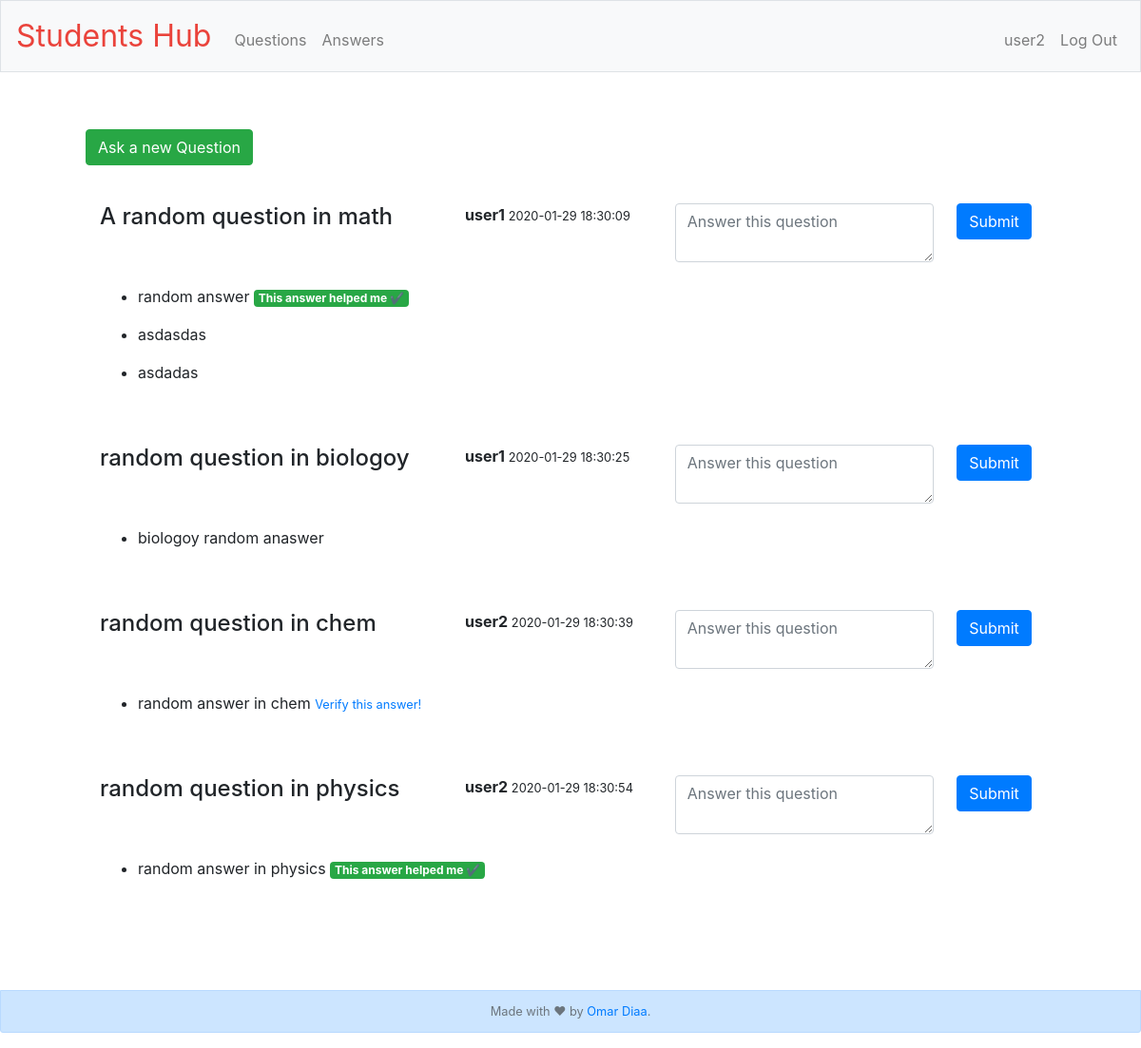
The app's page / (signed in) with its own data.
### tables this page shows
CREATE TABLE "questions" (
	"id"	INTEGER NOT NULL UNIQUE,
	"question"	TEXT NOT NULL,
	"Author"	TEXT NOT NULL,
	"date"	datetime NOT NULL,
	"answered"	INTEGER NOT NULL DEFAULT 0,
	"genre"	TEXT,
	"academicyear"	TEXT,
	FOREIGN KEY("Author") REFERENCES "students"("username"),
	PRIMARY KEY("id" AUTOINCREMENT)
);

CREATE TABLE "answers" (
	"id"	INTEGER NOT NULL UNIQUE,
	"answer"	TEXT NOT NULL,
	"questionid"	INTEGER NOT NULL,
	"verified"	INTEGER DEFAULT 0,
	"userid"	INTEGER NOT NULL DEFAULT 1,
	PRIMARY KEY("id" AUTOINCREMENT),
	FOREIGN KEY("questionid") REFERENCES "questions"("id")
);

### application.py (the view)
@app.route("/")
@login_required
def index():
    questions = db.execute("SELECT * from questions;")
    answers = db.execute("SELECT * from answers;")
    return render_template("main.htm", name=session["user_name"], questions=questions, q_length=len(questions), answers=answers, a_length=len(answers))

### application.py (called while the page is built)
@app.after_request
def after_request(response):
    response.headers["Cache-Control"] = "no-cache, no-store, must-revalidate"
    response.headers["Expires"] = 0
    response.headers["Pragma"] = "no-cache"
    return response

### helpers.py (called while the page is built)
def login_required(f):
    @wraps(f)
    def decorated_function(*args, **kwargs):
        if session.get("user_id") is None:
            return redirect("/login")
        return f(*args, **kwargs)
    return decorated_function

### templates/main.htm (shortened to what this page needs)
{% extends "layout.html" %}
{% block profile %}
{{name}}
{% endblock %}
{% block main%}
<div class="container">
  <div class="row align-items-center">
    <div>
        <table class="table table-borderless">
          <tr>
            <td>
              <button type="button" class="btn btn-success" data-toggle="modal" data-target="#q">
                Ask a new Question
              </button>
            </td>
          </tr>
        </table>
    </div>
  </div>
    <div class="row">
        <div class="col-sm-12">
            <table class="table table-borderless">
              <tbody>
                {% for i in range(q_length) %}
                  <tr>
                    <td><h4>{{questions[i]["question"]}}<h4></td>
                    <td><strong>{{questions[i]["Author"]}} <small>{{questions[i]["date"]}}</small></strong></td>
                    <form action="{{url_for('insert_answer', qid=questions[i]['id'])}}" method="post">
                      <td>
                        <textarea class="form-control" type="text" name="answer" placeholder="Answer this question"></textarea>
                      </td>
                      <td>
                        <button class="btn btn-primary" type="submit">Submit</button>
                      </td>
                    </form>
                  </tr>
                  <tr>
                    <td colspan="4">
                      <ul>
                        {% for j in range(a_length) %}
                          {% if answers[j]["questionid"] == questions[i]["id"] %}
                           {% if name == questions[i]["Author"] %}
                            <li>
                            {% if answers[j]["verified"] == 1%}
                              <p>
                                {{answers[j]["answer"]}} <span class="badge badge-success"> This answer helped me &#10004;</span> </a>
                              </p>
                              {% else %}
                              <p>
                                {{answers[j]["answer"]}} <a href="{{url_for('verify_answer', aid=answers[j]['id'])}}"><small>Verify this answer!</small></a>
                              </p>
                              {% endif %}
                          </li>
                          {% else %}
                            <li>
                              {% if answers[j]["verified"] == 1%}
                                <p>
                                  {{answers[j]["answer"]}} <span class="badge badge-success"> This answer helped me &#10004;</span>  </a>
                                </p>
                              {% else %}
                                <p>
                                  {{answers[j]["answer"]}}
                                </p>
                                {% endif %}
                            </li>
                        {% endif %}
                      {% endif %}
                    {% endfor %}
                      </ul>
                  </td>
                  </tr>
                  <tr><td></td></tr>
                {% endfor %}
              </tbody>
            </table>
        </div>
    </div>
</div>
{% endblock %}

### records on screen
questions: question "A random question in math", Author "user1", date "2020-01-29 18:30:09"
answers: answer "random answer"
answers: answer "asdasdas"
answers: answer "asdadas"
questions: question "random question in biologoy", Author "user1", date "2020-01-29 18:30:25"
answers: answer "biologoy random anaswer"
questions: question "random question in chem", Author "user2", date "2020-01-29 18:30:39"
answers: answer "random answer in chem"
questions: question "random question in physics", Author "user2", date "2020-01-29 18:30:54"
answers: answer "random answer in physics"

### other values on screen
{{ name }} "user2"
